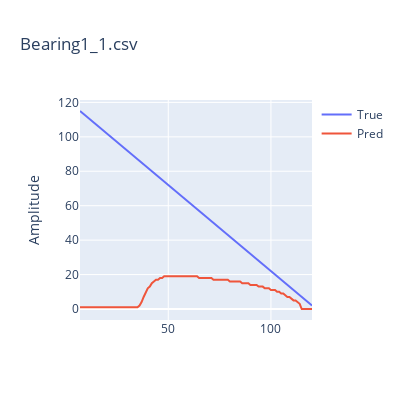

The notebook cell saved with this chart:
### Code cell
init = (st+nRS)
len_=0
for i,brng in enumerate(brngs[:1]):
    mapeInit,check = None, False
    df_RS = (pd.read_csv(os.path.join(dir_rs,brng)).abs()).iloc[:,:-1]
    df_HI = (pd.read_csv(os.path.join(dir_hi,brng)).abs()).iloc[:,-1:]
    if drop: df_RS = df_RS.drop(columns='Y')
    RS = process_RS(df_RS,nRS)
    HI = process_HI(df_HI,nHI=nHI,init=init)
    xS,yS,zS = RS[st:-2], HI[:-1], HI[1:]
    if i==0: 
        teda=AutoCloud(m=m, nS=len(xS[0]), nI=len(yS[0]), nR=nR, nO=len(yS[0]), 
                            ηS= [N1, N2, N3], tau=tau, decay=D,
                            eol=0.2, fator=1,st=st+nRS-1) 
    elif i>0: teda.reset_rul()
    teda.win_all = True
    teda.add_rulR2(n=-(st+nRS)+len(df_RS))
    for j,_ in enumerate(xS):
        x,y,z= xS[j],yS[j],zS[j]
        teda.run(X=x,MergeGrnls=True,MergeOffGrnls=True,FitOffGrnls=True,OfflineRun=True)
        teda.adapt(y,z)
        teda.RUL_single(y)

        if i ==0:
            if np.any(1 != teda.cloud_activation2[-1]) and not check:
                mapeInit=j
                check = True
                DamagedGrnl = (teda.cloud_activation2[-1])
        elif i>0 and not check:
            if DamagedGrnl in teda.cloud_activation3[-1]:
                mapeInit = j + 0
                check = True

    mape2 = teda.MAPE(start=mapeInit,rulR=teda.rulR2)
    check = False
    print(mape2,mapeInit)
    plot_2series(x1=teda.cycleP,x2=teda.cycleP,y1=teda.rulR2,y2=teda.rulP, title=brng,s1='True',s2='Pred')
#plot_DSI2(teda,ftrs=3,title='DSI - Granulation',ncol=2)

### Figure 1 — Plotly figure (JSON) as saved in the notebook; plotly's stock layout.template omitted (floating-point values rounded to 4 significant figures)
{"data": [{"mode": "lines", "name": "True", "type": "scatter", "x": [7.0, 8.0, 9.0, 10.0, 11.0, 12.0, 13.0, 14.0, 15.0, 16.0, 17.0, 18.0, 19.0, 20.0, 21.0, 22.0, 23.0, 24.0, 25.0, 26.0, 27.0, 28.0, 29.0, 30.0, 31.0, 32.0, 33.0, 34.0, 35.0, 36.0, 37.0, 38.0, 39.0, 40.0, 41.0, 42.0, 43.0, 44.0, 45.0, 46.0, 47.0, 48.0, 49.0, 50.0, 51.0, 52.0, 53.0, 54.0, 55.0, 56.0, 57.0, 58.0, 59.0, 60.0, 61.0, 62.0, 63.0, 64.0, 65.0, 66.0, 67.0, 68.0, 69.0, 70.0, 71.0, 72.0, 73.0, 74.0, 75.0, 76.0, 77.0, 78.0, 79.0, 80.0, 81.0, 82.0, 83.0, 84.0, 85.0, 86.0, 87.0, 88.0, 89.0, 90.0, 91.0, 92.0, 93.0, 94.0, 95.0, 96.0, 97.0, 98.0, 99.0, 100.0, 101.0, 102.0, 103.0, 104.0, 105.0, 106.0, 107.0, 108.0, 109.0, 110.0, 111.0, 112.0, 113.0, 114.0, 115.0, 116.0, 117.0, 118.0, 119.0, 120.0], "xaxis": "x", "y": [115, 114, 113, 112, 111, 110, 109, 108, 107, 106, 105, 104, 103, 102, 101, 100, 99, 98, 97, 96, 95, 94, 93, 92, 91, 90, 89, 88, 87, 86, 85, 84, 83, 82, 81, 80, 79, 78, 77, 76, 75, 74, 73, 72, 71, 70, 69, 68, 67, 66, 65, 64, 63, 62, 61, 60, 59, 58, 57, 56, 55, 54, 53, 52, 51, 50, 49, 48, 47, 46, 45, 44, 43, 42, 41, 40, 39, 38, 37, 36, 35, 34, 33, 32, 31, 30, 29, 28, 27, 26, 25, 24, 23, 22, 21, 20, 19, 18, 17, 16, 15, 14, 13, 12, 11, 10, 9, 8, 7, 6, 5, 4, 3, 2], "yaxis": "y"}, {"mode": "lines", "name": "Pred", "type": "scatter", "x": [7.0, 8.0, 9.0, 10.0, 11.0, 12.0, 13.0, 14.0, 15.0, 16.0, 17.0, 18.0, 19.0, 20.0, 21.0, 22.0, 23.0, 24.0, 25.0, 26.0, 27.0, 28.0, 29.0, 30.0, 31.0, 32.0, 33.0, 34.0, 35.0, 36.0, 37.0, 38.0, 39.0, 40.0, 41.0, 42.0, 43.0, 44.0, 45.0, 46.0, 47.0, 48.0, 49.0, 50.0, 51.0, 52.0, 53.0, 54.0, 55.0, 56.0, 57.0, 58.0, 59.0, 60.0, 61.0, 62.0, 63.0, 64.0, 65.0, 66.0, 67.0, 68.0, 69.0, 70.0, 71.0, 72.0, 73.0, 74.0, 75.0, 76.0, 77.0, 78.0, 79.0, 80.0, 81.0, 82.0, 83.0, 84.0, 85.0, 86.0, 87.0, 88.0, 89.0, 90.0, 91.0, 92.0, 93.0, 94.0, 95.0, 96.0, 97.0, 98.0, 99.0, 100.0, 101.0, 102.0, 103.0, 104.0, 105.0, 106.0, 107.0, 108.0, 109.0, 110.0, 111.0, 112.0, 113.0, 114.0, 115.0, 116.0, 117.0, 118.0, 119.0, 120.0], "xaxis": "x", "y": [1.0, 1.0, 1.0, 1.0, 1.0, 1.0, 1.0, 1.0, 1.0, 1.0, 1.0, 1.0, 1.0, 1.0, 1.0, 1.0, 1.0, 1.0, 1.0, 1.0, 1.0, 1.0, 1.0, 1.0, 1.0, 1.0, 1.0, 1.0, 1.0, 2.0, 4.0, 7.0, 10.0, 12.0, 13.0, 15.0, 16.0, 17.0, 17.0, 18.0, 18.0, 19.0, 19.0, 19.0, 19.0, 19.0, 19.0, 19.0, 19.0, 19.0, 19.0, 19.0, 19.0, 19.0, 19.0, 19.0, 19.0, 19.0, 18.0, 18.0, 18.0, 18.0, 18.0, 18.0, 18.0, 17.0, 17.0, 17.0, 17.0, 17.0, 17.0, 17.0, 17.0, 16.0, 16.0, 16.0, 16.0, 16.0, 16.0, 15.0, 15.0, 15.0, 15.0, 14.0, 14.0, 14.0, 14.0, 13.0, 13.0, 13.0, 12.0, 12.0, 12.0, 11.0, 11.0, 11.0, 10.0, 10.0, 9.0, 9.0, 8.0, 7.0, 7.0, 6.0, 5.0, 5.0, 4.0, 3.0, 0.0, 0.0, 0.0, 0.0, 0.0, 0.0], "yaxis": "y"}], "layout": {"height": 400, "title": {"text": "Bearing1_1.csv"}, "width": 400, "xaxis": {"anchor": "y", "domain": [0, 1]}, "yaxis": {"anchor": "x", "domain": [0, 1], "title": {"text": "Amplitude"}}}}
